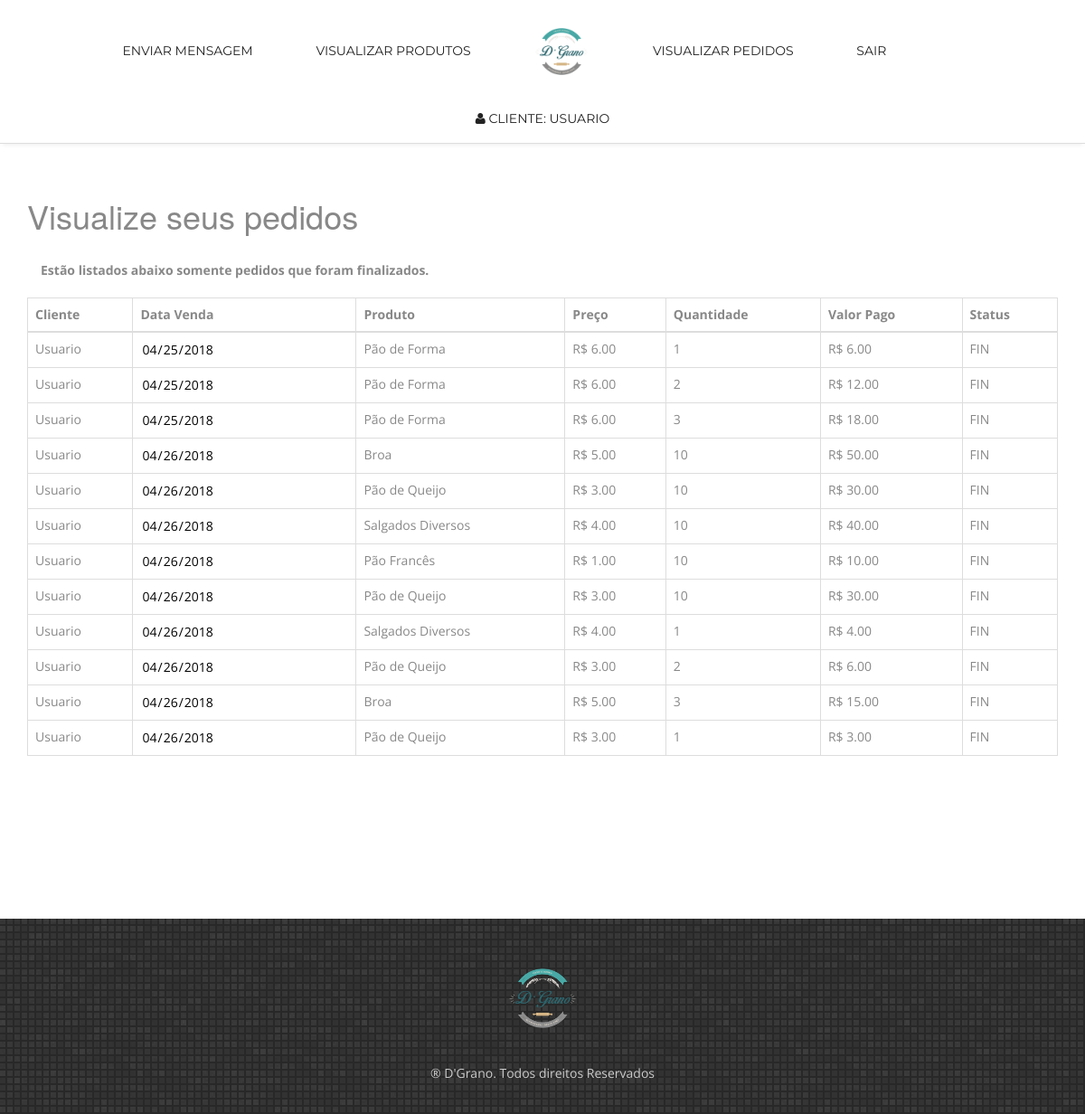
Page /visualizar_pedidos.php (signed in) on the committed database.
### tables this page shows
CREATE TABLE `cadastro` (
  `id` int(11) NOT NULL AUTO_INCREMENT,
  `nome` varchar(40) DEFAULT NULL,
  `email` varchar(30) DEFAULT NULL,
  `usuario` varchar(30) DEFAULT NULL,
  `senha` varchar(30) DEFAULT NULL,
  `nivel_acesso` tinyint(1) DEFAULT NULL,
  PRIMARY KEY (`id`)
);

CREATE TABLE `pedido` (
  `id` int(11) NOT NULL AUTO_INCREMENT,
  `cliente` varchar(30) DEFAULT NULL,
  `data_venda` date DEFAULT NULL,
  `codigo` varchar(10) DEFAULT NULL,
  `descricao` varchar(30) DEFAULT NULL,
  `preco_venda` decimal(10,2) DEFAULT NULL,
  `quantidade` int(11) DEFAULT NULL,
  `custo_total` decimal(10,2) DEFAULT NULL,
  `status` varchar(3) DEFAULT NULL,
  PRIMARY KEY (`id`)
);

### visualizar_pedidos.php (the view, shortened to what this page needs)
<!doctype html>
<html>
    <head>
    <link href="css/bootstrap.css" rel="stylesheet" type="text/css">
    <link href="css/style.css" rel="stylesheet" type="text/css">
    <link href="css/font-awesome.css" rel="stylesheet" type="text/css">
    <link href="css/responsive.css" rel="stylesheet" type="text/css">
    <link href="css/animate.css" rel="stylesheet" type="text/css">
</head>
<body>
<?php
    $secao_usuario = $_SESSION['usuario'];
?>
<nav class="main-nav-outer" id="test">
	<div class="container">
        <ul class="main-nav">
            <li><a href="contato_cliente.php">Enviar Mensagem</a></li>
            <li><a href="visualizar_produtos.php">Visualizar Produtos</a></li>
            <li class="small-logo"><a href="menu_cliente.php"><img src="img/d-grano.png" style="width:60px;" alt=""></a></li>
            <li><a href="visualizar_pedidos.php">Visualizar Pedidos</a></li>
            <li><a href="logoff.php">Sair</a></li>
            <li><a href="">    </a></li>
            <?php
            include ("conexao.php");
            $sql = "SELECT * FROM cadastro WHERE usuario = '$secao_usuario'";
            $result = $conn->query($sql);
            if ($result->num_rows > 0) {
                while($row = $result->fetch_assoc()) {	?>
            <li><a href="" title="Alterar Cadastro" data-toggle="modal" data-target="#exampleModal" data-whatever="<?php echo $row['id']; ?>" data-whatevernome="<?php echo $row['nome']; ?>"  data-whateveremail="<?php echo $row['email']; ?>" data-whateverusuario="<?php echo $row['usuario']; ?>" data-whateversenha="<?php echo $row['senha']; ?>"><i class="fa-user"></i> Cliente: <?php  echo $secao_usuario; ?></a></li>
                <?php } ?>
            <?php } ?>
        </ul>
    </div>
</nav>
        <br><br>
        <div class="container">
            <h1>Visualize seus pedidos</h1>
            <br>
            <div class="form-group col-lg-8">
                <label>Estão listados abaixo somente pedidos que foram finalizados.</label>
            </div>
            <br><br>
            <div class="table-responsive">
                <table class="table  table-bordered table-hover">
                    <thead>
                        <tr>
                            <th>Cliente</th>
                            <th>Data Venda</th>
                            <th>Produto</th>
                            <th>Preço</th>
                            <th>Quantidade</th>
                            <th>Valor Pago</th>
                            <th>Status</th>
                        </tr>
                    </thead>
                    <tbody>
                        <?php	 include ("conexao.php");
                            $sql = "SELECT * FROM pedido WHERE status = 'FIN' AND cliente = '$secao_usuario' ORDER BY id";
                            $result = $conn->query($sql);
                            if ($result->num_rows > 0) {
                                while($row = $result->fetch_assoc()) {
                                    echo'<tr>';
                                        echo '<td>' . $row['cliente'] . '</td>';
                                        echo '<td><input type="date" readonly style="border:none;" name="data_venda" value="'.$row["data_venda"].'"></td>';
                                        echo '<td>' . $row['descricao'] . '</td>';
                                        echo '<td>R$ ' . $row['preco_venda'] . '</td>';
                                        echo '<td>' . $row['quantidade'] . '</td>';
                                        echo '<td>R$ ' . $row['custo_total'] . '</td>';
                                        echo '<td>' . $row['status'] . '</td>';
                                    echo '</tr>';
                                }
                            }
                        ?>
                    </tbody>
                </table>
            </div>
            <br><br><br><br><br><br><br><br>
        </div>
<footer class="footer">
    <div class="container">
        <div class="footer-logo"><a href="#"><img src="img/d-grano.png" style="width:80px;" alt=""></a></div>
        <span class="copyright">&reg; D'Grano. Todos direitos Reservados</span>
    </div>
</footer>
</body>
</html>

### css/style.css (style rules this page uses)
img { max-width:100%; }
a, a:hover, a:active { outline:0px !important }
body { background:#fff; font-family: 'Open Sans', sans-serif; font-size:14px; font-weight:normal; color:#888888; }
.main-nav-outer { padding:0px; border-bottom:1px solid #dddddd; box-shadow:0 4px 5px -3px #ececec; position:relative; background:#fff; }
.main-nav { text-align:center; margin:10px 0 0px; padding:0; list-style:none; }
.main-nav li { display:inline; margin:0 1px; }
.main-nav li a { display:inline-block; color:#222222; text-transform:uppercase; font-family: 'Montserrat', sans-serif; text-decoration: none; line-height:20px; margin:17px 32px; transition:all 0.3s ease-in-out; -moz-transition:all 0.3s ease-in-out; -webkit-transition:all 0.3s ease-in-out; }
.small-logo { padding:0 1px; }
.footer { background:url(../img/pw_maze_black_2X.png) left top repeat; padding:35px 0 35px; }
.footer-logo { margin:15px auto 35px; width: 76px; }
.copyright, .credits { color:#cccccc; font-size:14px; display:block; text-align:center; }

### css/responsive.css (style rules this page uses)
@media only screen and (min-width: 992px) { .main-nav { display:block !important; } }

### rows in the picture
pedido: cliente "Usuario", data_venda "04/25/2018", descricao "Pão de Forma", preco_venda "6.00", quantidade "1", custo_total "6.00", status "FIN"
pedido: cliente "Usuario", data_venda "04/25/2018", descricao "Pão de Forma", preco_venda "6.00", quantidade "2", custo_total "12.00", status "FIN"
pedido: cliente "Usuario", data_venda "04/25/2018", descricao "Pão de Forma", preco_venda "6.00", quantidade "3", custo_total "18.00", status "FIN"
pedido: cliente "Usuario", data_venda "04/26/2018", descricao "Broa", preco_venda "5.00", quantidade "10", custo_total "50.00", status "FIN"
pedido: cliente "Usuario", data_venda "04/26/2018", descricao "Pão de Queijo", preco_venda "3.00", quantidade "10", custo_total "30.00", status "FIN"
pedido: cliente "Usuario", data_venda "04/26/2018", descricao "Salgados Diversos", preco_venda "4.00", quantidade "10", custo_total "40.00", status "FIN"
pedido: cliente "Usuario", data_venda "04/26/2018", descricao "Pão Francês", preco_venda "1.00", quantidade "10", custo_total "10.00", status "FIN"
pedido: cliente "Usuario", data_venda "04/26/2018", descricao "Pão de Queijo", preco_venda "3.00", quantidade "10", custo_total "30.00", status "FIN"
pedido: cliente "Usuario", data_venda "04/26/2018", descricao "Salgados Diversos", preco_venda "4.00", quantidade "1", custo_total "4.00", status "FIN"
pedido: cliente "Usuario", data_venda "04/26/2018", descricao "Pão de Queijo", preco_venda "3.00", quantidade "2", custo_total "6.00", status "FIN"
pedido: cliente "Usuario", data_venda "04/26/2018", descricao "Broa", preco_venda "5.00", quantidade "3", custo_total "15.00", status "FIN"
pedido: cliente "Usuario", data_venda "04/26/2018", descricao "Pão de Queijo", preco_venda "3.00", quantidade "1", custo_total "3.00", status "FIN"
